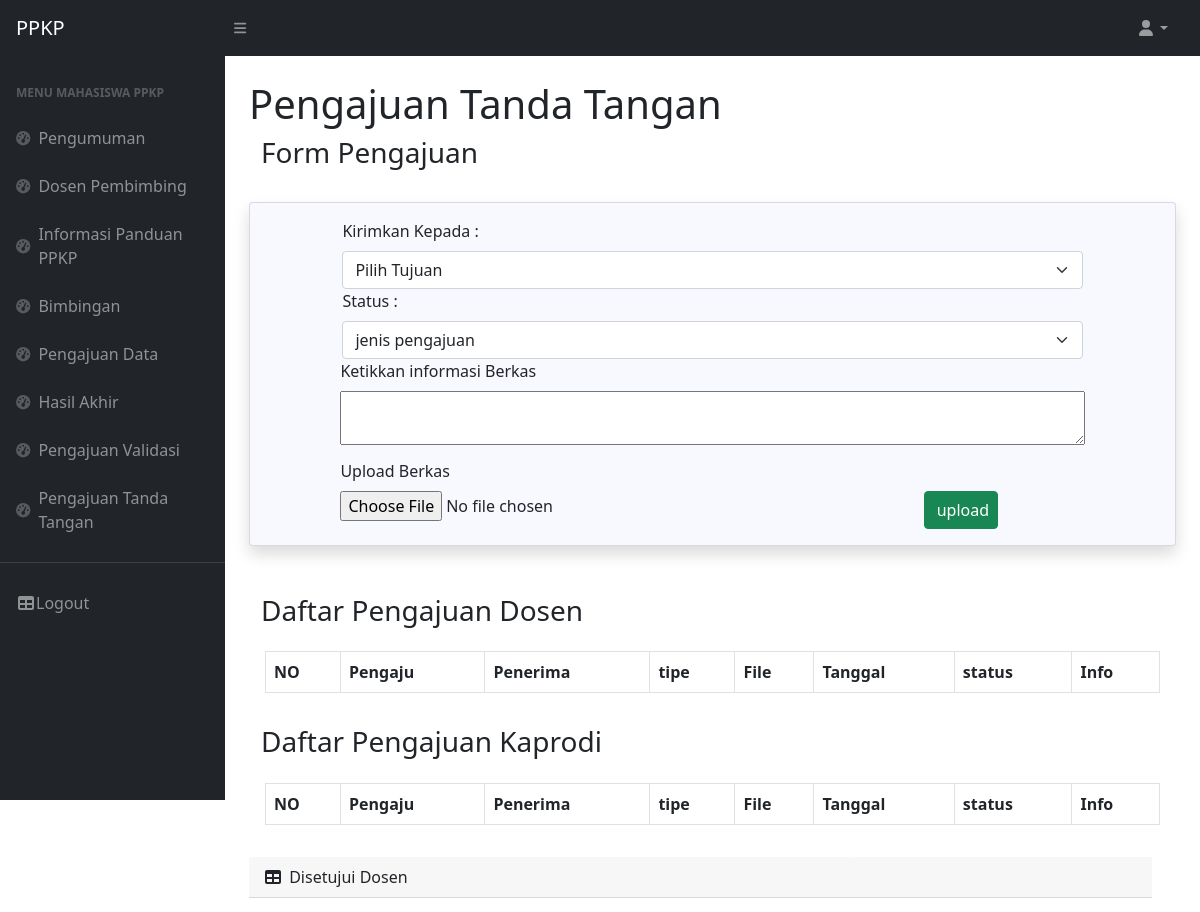
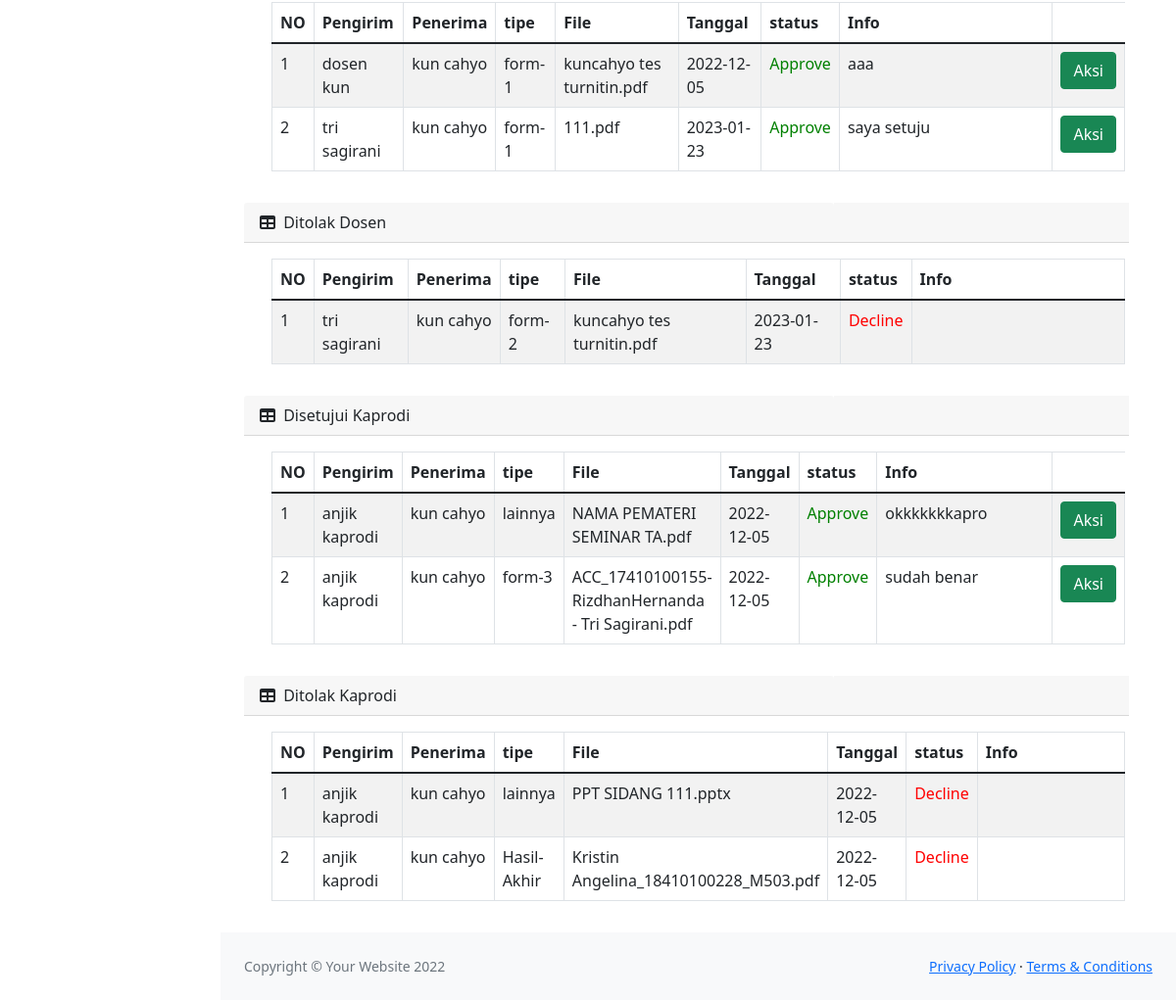
The app's page /Pengajuan-Tanda-Tangan.php (signed in) with its own data (2 pictures, top to bottom).
### tables this page shows
CREATE TABLE `tanda_tangan` (
  `id` int(11) NOT NULL,
  `mengajukan` varchar(200) NOT NULL,
  `penerima` varchar(200) NOT NULL,
  `tipe` varchar(20) NOT NULL,
  `file` varchar(200) NOT NULL,
  `info` text NOT NULL,
  `tanggal` date NOT NULL,
  `status` varchar(20) NOT NULL
);

CREATE TABLE `dosen` (
  `id` bigint(20) UNSIGNED NOT NULL,
  `id_user` int(11) NOT NULL,
  `nidn` bigint(20) NOT NULL,
  `prodi` varchar(100) NOT NULL,
  `name` varchar(255) NOT NULL,
  `email` varchar(255) NOT NULL,
  `status` varchar(255) NOT NULL,
  `status_akun` varchar(50) NOT NULL
);

CREATE TABLE `mahasiswa_kp` (
  `id` int(11) NOT NULL,
  `id_user` int(11) NOT NULL,
  `id_dosen` int(11) NOT NULL,
  `prodi` varchar(100) NOT NULL,
  `nim_mahasiswa` bigint(20) NOT NULL,
  `nama_mahasiswa` varchar(250) NOT NULL,
  `judu_kp` varchar(200) NOT NULL,
  `lokasi_kp` varchar(200) NOT NULL,
  `alamat` varchar(200) NOT NULL,
  `kontak` varchar(12) NOT NULL,
  `status_kp` varchar(50) NOT NULL,
  `status_dosen` varchar(50) NOT NULL
);

CREATE TABLE `kaprodi` (
  `id` int(11) NOT NULL,
  `id_user` int(11) NOT NULL,
  `nidn` varchar(50) NOT NULL,
  `prodi` varchar(100) NOT NULL,
  `nama` varchar(200) NOT NULL,
  `email` varchar(50) NOT NULL,
  `status` varchar(50) NOT NULL,
  `status_akun` varchar(50) NOT NULL DEFAULT 'RequestLogin'
);

### Pengajuan-Tanda-Tangan.php (the view, shortened to what the rows shown need)
<!DOCTYPE html>
<html lang="en">
    <head>
        <link href="https://cdn.jsdelivr.net/npm/simple-datatables@latest/dist/style.css" rel="stylesheet" />
        <link href="css/styles.css" rel="stylesheet" />
        <link href="vendor/fontawesome-free/css/all.min.css" rel="stylesheet" type="text/css">
    </head>
    <body class="sb-nav-fixed">
        <?php
            require('_partial/sidebar.php');
             $id_log= $_SESSION['id'];
            ?>
                <main>
                    <div class="container-fluid px-4">
                        <h1 class="mt-4">Pengajuan Tanda Tangan</h1>
                        <div class="content-wrapper ">
                            <br>
                        <br>
                        <div class="card-body">
                            <table id="datatablesSimple" class="display table table-striped table-bordered">
                                    <thead>
                                        <tr>
                                            <th>NO</th>
                                            <th>Pengaju</th>
                                            <th>Penerima</th>
                                            <th>tipe</th>
                                            <th>File</th>
                                            <th>Tanggal</th>
                                            <th>status</th>
                                            <th>Info</th>
                                        </tr>
                                    </thead>
                                        </table>
                                </div>
                        <div class="card-body">
                            <table id="datatablesSimple" class="display table table-striped table-bordered">
                                    <thead>
                                        <tr>
                                            <th>NO</th>
                                            <th>Pengaju</th>
                                            <th>Penerima</th>
                                            <th>tipe</th>
                                            <th>File</th>
                                            <th>Tanggal</th>
                                            <th>status</th>
                                            <th>Info</th>
                                        </tr>
                                    </thead>
                                        </table>
                                </div>
                <div class="container-fluid">
                            <div class="card-body">
                                <table id="datatablesSimple" class="display table table-striped table-bordered">
                                    <thead>
                                        <tr>
                                        <th>NO</th>
                                        <th>Pengirim</th>
                                        <th>Penerima</th>
                                        <th>tipe</th>
                                        <th>File</th>
                                        <th>Tanggal</th>
                                        <th>status</th>
                                        <th>Info</th>
                                        </tr>
                                    </thead>
                                    <tbody>
                                    <?php
                                $no=1;
                                $sql = "SELECT t.id, m.nama_mahasiswa, d.name, t.tipe, t.file, t.tanggal,
                                t.status, t.info FROM `tanda_tangan` t join `dosen` d on d.id_user=t.penerima join `mahasiswa_kp` m on t.mengajukan=m.id_user where m.id_user='$id_log' and t.status='Approve';";
                                $query = mysqli_query($koneksi, $sql);
                                    while ($row = mysqli_fetch_array($query))
                                        {
                                        ?>
                                        <tr>
                                        <td><?php echo $no++;?></td>
                                        <td><?php echo $row['name'];?></td>
                                            <td><?php echo $row['nama_mahasiswa'];?></td>
                                            <td><?php echo $row['tipe'];?></td>
                                            <td><?php echo $row['file'];?></td>
                                            <td><?php echo $row['tanggal'];?></td>
                                            <td style="color:green ;"><?php echo $row['status'];?></td>
                                            <td class="col-3"><?php echo $row['info'];?></td>
                                            <td><a class="btn btn-success" href="view/view-ttd-kp.php?nama=<?php echo $row['file'];?>">Aksi</a></td>
                                        </tr>
                                <?php
                                    }
                                    ?>
                                    </tbody>
                                </table>
                            </div>
                                </div>
                    <div class="container-fluid">
                            <div class="card-body">
                                <table id="datatablesSimple" class="display table table-striped table-bordered">
                                    <thead>
                                        <tr>
                                        <th>NO</th>
                                        <th>Pengirim</th>
                                        <th>Penerima</th>
                                        <th>tipe</th>
                                        <th>File</th>
                                        <th>Tanggal</th>
                                        <th>status</th>
                                        <th>Info</th>
                                        </tr>
                                    </thead>
                                    <tbody>
                                    <?php
                                $no=1;
                                $sql = "SELECT t.id, m.nama_mahasiswa, d.name, t.tipe, t.file, t.tanggal,
                                t.status, t.info FROM `tanda_tangan` t join `dosen` d on d.id_user=t.penerima join `mahasiswa_kp` m on t.mengajukan=m.id_user where m.id_user='$id_log' and t.status='Decline';";
                                $query = mysqli_query($koneksi, $sql);
                                    while ($row = mysqli_fetch_array($query))
                                        {
                                        ?>
                                        <tr>
                                        <td><?php echo $no++;?></td>
                                        <td><?php echo $row['name'];?></td>
                                            <td><?php echo $row['nama_mahasiswa'];?></td>
                                            <td><?php echo $row['tipe'];?></td>
                                            <td><?php echo $row['file'];?></td>
                                            <td><?php echo $row['tanggal'];?></td>
                                            <td style="color:red ;"><?php echo $row['status'];?></td>
                                            <td class="col-3"><?php echo $row['info'];?></td>
                                        </tr>
                                <?php
                                    }
                                    ?>
                                    </tbody>
                                </table>
                            </div>
                                </div>
                    <div class="container-fluid">
                            <div class="card-body">
                                <table id="datatablesSimple" class="display table table-striped table-bordered">
                                    <thead>
                                        <tr>
                                        <th>NO</th>
                                        <th>Pengirim</th>
                                        <th>Penerima</th>
                                        <th>tipe</th>
                                        <th>File</th>
                                        <th>Tanggal</th>
                                        <th>status</th>
                                        <th>Info</th>
                                        </tr>
                                    </thead>
                                    <tbody>
                                    <?php
                                $no=1;
                                $sql = "SELECT t.id, m.nama_mahasiswa, d.nama, t.tipe, t.file, t.tanggal,
                                t.status, t.info FROM `tanda_tangan` t join `kaprodi` d on d.id_user=t.penerima join `mahasiswa_kp` m on t.mengajukan=m.id_user where m.id_user='$id_log' and t.status='Approve';";
                                $query = mysqli_query($koneksi, $sql);
                                    while ($row = mysqli_fetch_array($query))
                                        {
                                        ?>
                                        <tr>
                                        <td><?php echo $no++;?></td>
                                        <td><?php echo $row['nama'];?></td>
                                            <td><?php echo $row['nama_mahasiswa'];?></td>
                                            <td><?php echo $row['tipe'];?></td>
                                            <td><?php echo $row['file'];?></td>
                                            <td><?php echo $row['tanggal'];?></td>
                                            <td style="color:green ;"><?php echo $row['status'];?></td>
                                            <td class="col-3"><?php echo $row['info'];?></td>
                                            <td><a class="btn btn-success" href="view/view-ttd-kp.php?nama=<?php echo $row['file'];?>">Aksi</a></td>
                                        </tr>
                                <?php
                                    }
                                    ?>
                                    </tbody>
                                </table>
                            </div>
                                </div>
                <div class="container-fluid">
                            <div class="card-body">
                                <table id="datatablesSimple" class="display table table-striped table-bordered">
                                    <thead>
                                        <tr>
                                        <th>NO</th>
                                        <th>Pengirim</th>
                                        <th>Penerima</th>
                                        <th>tipe</th>
                                        <th>File</th>
                                        <th>Tanggal</th>
                                        <th>status</th>
                                        <th>Info</th>
                                        </tr>
                                    </thead>
                                    <tbody>
                                    <?php
                                $no=1;
                                $sql = "SELECT t.id, m.nama_mahasiswa, d.nama, t.tipe, t.file, t.tanggal,
                                t.status, t.info FROM `tanda_tangan` t join `kaprodi` d on d.id_user=t.penerima join `mahasiswa_kp` m on t.mengajukan=m.id_user where m.id_user='$id_log' and t.status='Decline';";
                                $query = mysqli_query($koneksi, $sql);
                                    while ($row = mysqli_fetch_array($query))
                                        {
                                        ?>
                                        <tr>
                                        <td><?php echo $no++;?></td>
                                        <td><?php echo $row['nama'];?></td>
                                            <td><?php echo $row['nama_mahasiswa'];?></td>
                                            <td><?php echo $row['tipe'];?></td>
                                            <td><?php echo $row['file'];?></td>
                                            <td><?php echo $row['tanggal'];?></td>
                                            <td style="color:Red ;"><?php echo $row['status'];?></td>
                                            <td class="col-3"><?php echo $row['info'];?></td>
                                        </tr>
                                <?php
                                    }
                                    ?>
                                    </tbody>
                                </table>
                            </div>
                                </div>
            </div>
        </div>
                </main>
                <?php
                require('_partial/footer.php')
                ?>
    </body>
</html>

### records on screen
tanda_tangan: dosen.name "dosen kun", mahasiswa_kp.nama_mahasiswa "kun cahyo", tipe "form-1", file "kuncahyo tes turnitin.pdf", tanggal "2022-12-05", status "Approve", info "aaa"
tanda_tangan: dosen.name "tri sagirani", mahasiswa_kp.nama_mahasiswa "kun cahyo", tipe "form-1", file "111.pdf", tanggal "2023-01-23", status "Approve", info "saya setuju"
tanda_tangan: dosen.name "tri sagirani", mahasiswa_kp.nama_mahasiswa "kun cahyo", tipe "form-2", file "kuncahyo tes turnitin.pdf", tanggal "2023-01-23", status "Decline"
tanda_tangan: kaprodi.nama "anjik kaprodi", mahasiswa_kp.nama_mahasiswa "kun cahyo", tipe "lainnya", file "NAMA PEMATERI SEMINAR TA.pdf", tanggal "2022-12-05", status "Approve", info "okkkkkkkapro"
tanda_tangan: kaprodi.nama "anjik kaprodi", mahasiswa_kp.nama_mahasiswa "kun cahyo", tipe "form-3", file "ACC_17410100155-RizdhanHernanda - Tri Sagirani.pdf", tanggal "2022-12-05", status "Approve", info "sudah benar"
tanda_tangan: kaprodi.nama "anjik kaprodi", mahasiswa_kp.nama_mahasiswa "kun cahyo", tipe "lainnya", file "PPT SIDANG 111.pptx", tanggal "2022-12-05", status "Decline"
tanda_tangan: kaprodi.nama "anjik kaprodi", mahasiswa_kp.nama_mahasiswa "kun cahyo", tipe "Hasil-Akhir", file "Kristin Angelina_18410100228_M503.pdf", tanggal "2022-12-05", status "Decline"
